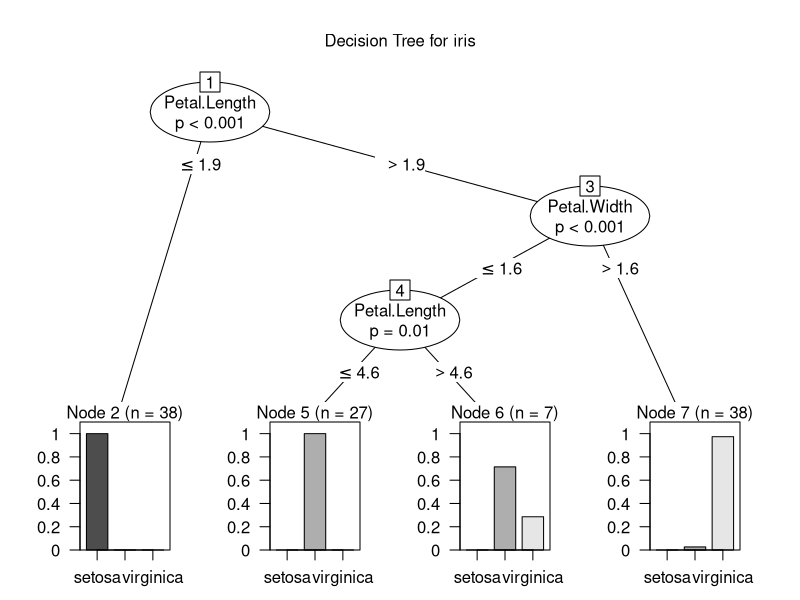

Here is the R script that generated this plot:
data("iris")
str(iris)
ind=sample(150,110)
#150: The number of samples or rows in the dataset (in this case, the iris dataset contains 150 rows).
#110: The number of samples you want to randomly select.

iris_train=iris[ind,]
iris_test=iris[-ind,]
iris_train_label=iris[ind,5]
iris_test_lable=iris[-ind,5]
install.packages("party")
#target=
library(party)
tree=ctree(Species ~.,iris_train)
plot(tree,main="Decision Tree for iris")

pre=predict(tree,iris_test)
cm=table(pre,iris_test_lable)
accuracy=(sum(diag(cm))/sum(cm))*100
accuracy
